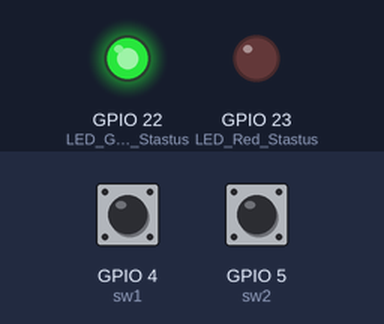
A sketch run on a simulated ESP32. Parts: output pins drawn as LEDs (lit = HIGH). The test bench sets the inputs (shaded band); at power-on: GPIO 4 (sw1) HIGH, GPIO 5 (sw2) HIGH. WiFi joins after 1.5 s; servers stay silent unless stated; web services answer with replies made up by the test bench; what the sketch prints to the serial monitor is not drawn.

Above: at 2.7 s.
2.8 s: GPIO 4 (sw1) pulled LOW for 0.15 s
At 4.2 s:
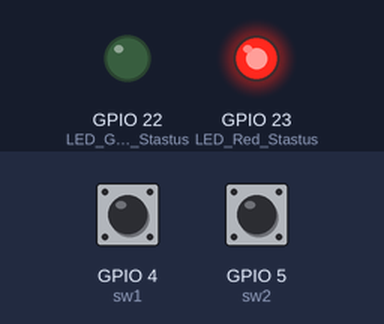
5.9 s: GPIO 5 (sw2) pulled LOW for 3.2 s
At 13.5 s:
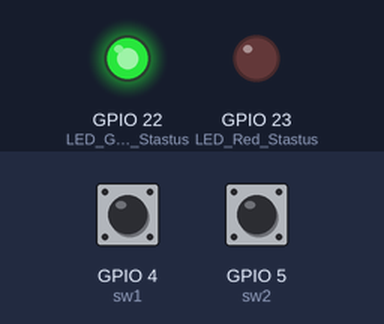
Timing chart, 0 to 15.0 s (numbered marks = the images above; inputs shaded):
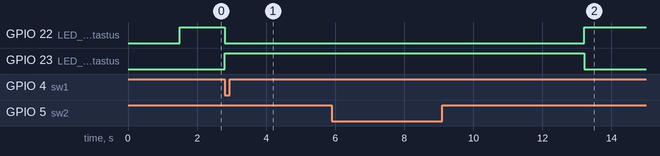

Measured:
- after the input at 2.8 s, GPIO 22 (LED_Green_Stastus): HIGH → LOW at once; GPIO 23 (LED_Red_Stastus): LOW → HIGH at once
- after the input at 5.9 s, GPIO 22 (LED_Green_Stastus): LOW → HIGH after 7.3 s instead of 2.1 s; GPIO 23 (LED_Red_Stastus): HIGH → LOW after 7.3 s instead of 2.1 s

The sketch:

Quiz_303.ino
```cpp
#include <WiFiManager.h> // https://github.com/tzapu/WiFiManager
#include <HTTPClient.h>

#define WebHooksKey "xxxxxx" //Your Webhookskey
#define WebHooksEvent1 "xxxxxx"

#define sw1 4
#define sw2 5

#define LED_Green_Stastus 22
#define LED_Red_Stastus 23

void setup() {
  Serial.begin(115200);
  pinMode(LED_Green_Stastus, OUTPUT);
  pinMode(LED_Red_Stastus, OUTPUT);


  pinMode(sw1, INPUT_PULLUP);
  pinMode(sw2, INPUT_PULLUP);
  WiFiManager wm;
  bool res;
  // res = wm.autoConnect(); // auto generated AP name from chipid
  // res = wm.autoConnect("AutoConnectAP"); // anonymous ap
  res = wm.autoConnect("ESP32AutoConnectAP", "12345678"); // password protected ap

  if (!res) {
    digitalWrite(LED_Red_Stastus, HIGH);
    Serial.println("Failed to connect");
    // ESP.restart();
  }
  else {
    //if you get here you have connected to the WiFi
    Serial.println("connected...yeey :)");
    digitalWrite(LED_Green_Stastus, HIGH);
  }
}

void loop() {

  if (digitalRead(sw1) == LOW) {
    digitalWrite(LED_Green_Stastus, LOW);
    digitalWrite(LED_Red_Stastus, HIGH);
    String serverName = "http://maker.ifttt.com/trigger/" + String(WebHooksEvent1) + "/with/key/" + String(WebHooksKey);
    String httpRequestData = "value1=" + String("Door Open Alarm!!!");
    Serial.println("Server Name :" + serverName);
    Serial.println("json httpRequestData :" + httpRequestData);
    if (WiFi.status() == WL_CONNECTED)
    { HTTPClient http;
      http.begin(serverName);
      http.addHeader("Content-Type", "application/x-www-form-urlencoded");
      int httpResponseCode = http.POST(httpRequestData);
      Serial.print("HTTP Response code: ");
      Serial.println(httpResponseCode);
      http.end();
      if (httpResponseCode == 200)
        Serial.println("Successfully sent");
      else
        Serial.println("Failed!");
    }
    else
    {
      Serial.println("WiFi Disconnected");
    }
    Serial.print(" >> Wait for 5 Sec --> ");
    for (int i = 5; i > 0; i--)
    { Serial.print(i);
      delay(1000);
    }
    digitalWrite(LED_Green_Stastus, HIGH);
    digitalWrite(LED_Red_Stastus, LOW);
    Serial.println(" >> Ready");
  }

  if (digitalRead(sw2) == LOW)
  {
    digitalWrite(LED_Green_Stastus, LOW);
    digitalWrite(LED_Red_Stastus, HIGH);
    String serverName = "http://maker.ifttt.com/trigger/" + String(WebHooksEvent1) + "/with/key/" + String(WebHooksKey);
    String httpRequestData = "value1=" +  String("Intruders Alarm!!!");
    Serial.println("Server Name :" + serverName);
    Serial.println("json httpRequestData :" + httpRequestData);
    if (WiFi.status() == WL_CONNECTED)
    { HTTPClient http;
      http.begin(serverName);
      http.addHeader("Content-Type", "application/x-www-form-urlencoded");
      int httpResponseCode = http.POST(httpRequestData);
      Serial.print("HTTP Response code: ");
      Serial.println(httpResponseCode);
      http.end();
      if (httpResponseCode == 200) Serial.println("Successfully sent");
      else Serial.println("Failed!");
    }
    else
    {
      Serial.println("WiFi Disconnected");
    }
    Serial.print(" >> Wait for 5 Sec --> ");
    for (int i = 5; i > 0; i--)

    { Serial.print(i);
      delay(1000);
    }
    digitalWrite(LED_Green_Stastus, HIGH);
    digitalWrite(LED_Red_Stastus, LOW);
    Serial.println(" >> Ready");
  }
}
```
